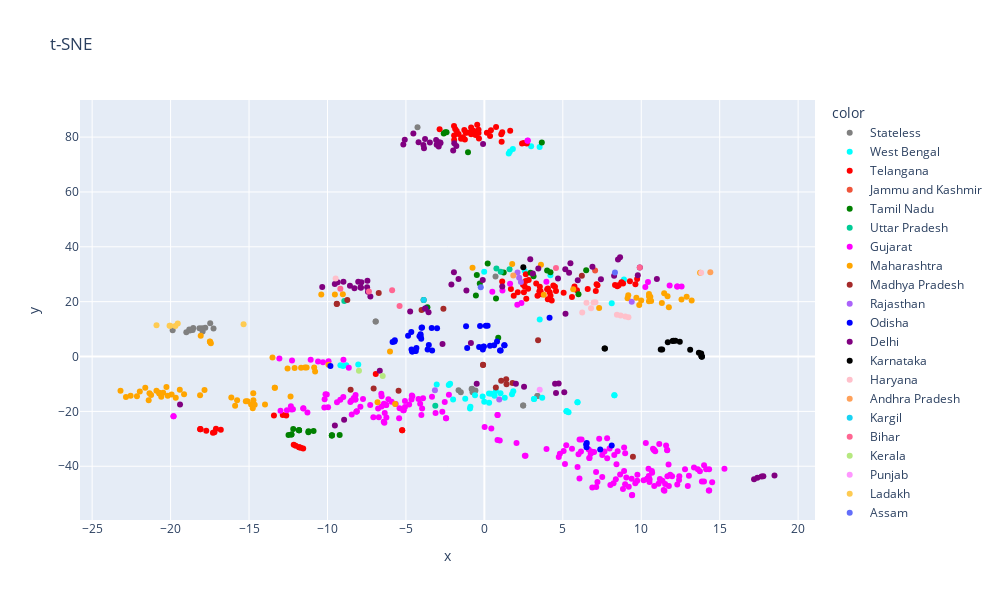

Notebook cell for this chart:
### Code cell
for_x = final_df.X.tolist()
for_y = final_df.Y.tolist()
for_states = final_df.State.tolist()
for_hover = final_df.StrainID.tolist()

fig = px.scatter(x=for_x, y=for_y, color=for_states, title="t-SNE", height=600, width=1000,
                color_discrete_map={
                "Stateless": "grey",
                "Tamil Nadu": "green",
                "Telangana": "red",
                "Maharashtra": "orange",
                "Gujarat": "magenta",
                "Delhi": "purple",
                "West Bengal": "aqua",
                "Haryana": "pink",
                "Odisha": "blue",
                "Madhya Pradesh": "brown",
                "Karnataka": "black"})

fig.show()

### Figure 1 — Plotly figure (JSON) as saved in the notebook; plotly's stock layout.template omitted (floating-point values rounded to 4 significant figures; data arrays with more than 128 entries replaced by an {"elided": "..."} marker saying what was removed)
{"data": [{"hovertemplate": "color=Stateless<br>x=%{x}<br>y=%{y}<extra></extra>", "legendgroup": "Stateless", "marker": {"color": "grey", "symbol": "circle"}, "mode": "markers", "name": "Stateless", "orientation": "v", "showlegend": true, "type": "scatter", "x": [-0.7861, -0.8124, -1.644, -0.6402, -0.7518, -0.5707, 3.382, -17.79, -17.26, -17.99, -17.47, -17.96, -18.16, -4.26, -18.81, -19.87, -18.59, -18.77, 0.7115, -18.56, -1.503, -19.0, 2.472, 2.477, 3.381, -6.926, -6.926], "xaxis": "x", "y": [-11.72, -11.87, -12.33, -12.98, -13.03, -12.35, -14.39, 10.51, 10.2, 10.29, 12.13, 9.162, 10.29, 83.54, 9.852, 9.617, 9.691, 9.469, 29.2, 10.4, -13.06, 8.887, -17.9, -17.9, -14.39, 12.76, 12.76], "yaxis": "y"}, {"hovertemplate": "color=West Bengal<br>x=%{x}<br>y=%{y}<extra></extra>", "legendgroup": "West Bengal", "marker": {"color": "aqua", "symbol": "circle"}, "mode": "markers", "name": "West Bengal", "orientation": "v", "showlegend": true, "type": "scatter", "x": [3.176, 3.687, -0.5964, -1.219, 3.157, 2.572, 3.523, 3.528, 0.4357, -1.993, -9.006, 1.76, 0.2953, -2.269, -9.175, 1.03, 1.844, 0.7347, 5.937, 8.897, -8.038, 1.298, 8.287, 0.6516, -0.007957, 5.238, 0.3052, -3.037, -2.184, -8.803, -0.1104, 5.366, 5.248, 5.935, 5.248, -0.9162, 8.291, -0.8894, 8.118, -0.0111, 1.554, 1.816, 1.628, 2.981, 4.21], "xaxis": "x", "y": [-15.44, -15.02, -14.14, -15.37, -15.5, 31.15, 76.35, 13.48, -13.54, -15.66, -3.411, -13.74, -13.49, -10.39, -3.169, -13.38, -12.65, -12.55, -16.7, 28.06, -2.892, -15.04, -14.09, -14.27, -16.52, -19.92, -16.87, -10.24, -9.954, -3.226, -14.57, -20.29, -19.96, -16.7, -19.96, -18.92, -14.09, -18.35, 19.45, 30.92, 74.04, 75.68, 74.79, 76.64, 29.66], "yaxis": "y"}, {"hovertemplate": "color=Telangana<br>x=%{x}<br>y=%{y}<extra></extra>", "legendgroup": "Telangana", "marker": {"color": "red", "symbol": "circle"}, "mode": "markers", "name": "Telangana", "orientation": "v", "showlegend": true, "type": "scatter", "x": [1.102, 2.517, -1.925, 2.703, -1.486, -1.243, -6.922, 1.138, -1.644, -0.3725, -0.456, -0.7012, -0.3461, -0.8434, -0.3739, -1.763, 0.7456, -1.933, 1.646, -1.183, -1.858, 9.628, 2.642, 5.743, 2.79, 3.536, 2.468, 2.825, -11.55, -11.81, -12.03, -11.81, -11.7, -13.41, -12.63, -12.85, -16.8, -17.11, -17.21, -17.3, -17.73, -18.12, -18.1, -18.09, 8.474, 8.562, -5.238, -5.238, 3.583, 2.519, 7.103, 8.328, 6.587, 3.506, 4.397, 8.745, 8.842, 2.131, 8.741, 2.572, 2.671, 2.4, 3.305, -0.8456, -1.277, 2.639, -1.111, 0.419, -0.8665, -2.853, -1.362, 1.078, -1.928, -0.5632, 0.3631, 0.1603, 4.216, 1.692, 4.566, 4.051, 4.046, 5.052, 4.294, 3.651, 7.152, 4.004, 7.211, 4.501, 9.736, 5.904, 4.165, 9.278, 3.386, 1.871, 5.584, 1.136, -12.15], "xaxis": "x", "y": [78.32, 77.88, 78.94, 77.7, 79.41, 79.1, -6.395, 81.73, 81.08, 82.72, 84.5, 82.32, 79.49, 83.51, 81.49, 82.2, 83.67, 84.06, 82.33, 81.61, 82.96, 26.36, 29.97, 25.51, 24.71, 25.41, 26.2, 27.91, -33.52, -33.07, -32.49, -33.07, -33.29, -21.55, -21.51, -21.28, -26.71, -26.37, -27.59, -27.82, -27.04, -26.48, -26.45, -26.47, 25.61, 25.97, -26.86, -26.86, 23.83, 23.41, 23.88, 26.11, 24.6, 23.78, 25.87, 26.93, 26.65, 23.42, 27.03, 25.5, 21.04, 77.63, 26.58, 81.06, 82.62, 27.52, 81.66, 82.48, 81.87, 82.9, 79.98, 80.99, 80.6, 80.79, 80.4, 81.59, 22.15, 24.62, 23.87, 24.8, 20.9, 23.21, 20.47, 22.74, 26.32, 24.55, 26.0, 25.47, 28.29, 24.17, 23.4, 27.48, 22.12, 22.13, 21.72, 27.36, -32.15], "yaxis": "y"}, {"hovertemplate": "color=Jammu and Kashmir<br>x=%{x}<br>y=%{y}<extra></extra>", "legendgroup": "Jammu and Kashmir", "marker": {"color": "#EF553B", "symbol": "circle"}, "mode": "markers", "name": "Jammu and Kashmir", "orientation": "v", "showlegend": true, "type": "scatter", "x": [7.058], "xaxis": "x", "y": [31.36], "yaxis": "y"}, {"hovertemplate": "color=Tamil Nadu<br>x=%{x}<br>y=%{y}<extra></extra>", "legendgroup": "Tamil Nadu", "marker": {"color": "green", "symbol": "circle"}, "mode": "markers", "name": "Tamil Nadu", "orientation": "v", "showlegend": true, "type": "scatter", "x": [6.49, 3.134, 4.213, 4.0, 1.234, 2.94, -3.871, 0.7424, 0.8847, -3.631, 0.2128, -0.4816, -0.5396, -2.41, -2.495, -2.59, 3.661, -1.043, -0.2922, -11.22, -11.81, -11.21, -11.81, -11.81, 6.0, -10.89, -12.3, -9.712, -9.722, -12.18, -9.722, -9.223, -12.48, -12.3], "xaxis": "x", "y": [31.41, 29.26, 30.75, 31.36, 30.6, 30.51, 20.63, 21.14, 6.837, 18.0, 33.87, 29.75, 22.26, 81.74, 81.73, 81.35, 78.05, 74.5, 26.62, -27.62, -26.85, -27.28, -26.85, -26.85, 22.72, -27.12, -28.41, -28.68, -28.77, -26.45, -28.77, -28.62, -28.57, -28.41], "yaxis": "y"}, {"hovertemplate": "color=Uttar Pradesh<br>x=%{x}<br>y=%{y}<extra></extra>", "legendgroup": "Uttar Pradesh", "marker": {"color": "#00cc96", "symbol": "circle"}, "mode": "markers", "name": "Uttar Pradesh", "orientation": "v", "showlegend": true, "type": "scatter", "x": [1.042, 0.7684, -3.128, 1.606, -8.927], "xaxis": "x", "y": [30.86, 32.09, -17.96, 31.81, 20.26], "yaxis": "y"}, {"hovertemplate": "color=Gujarat<br>x=%{x}<br>y=%{y}<extra></extra>", "legendgroup": "Gujarat", "marker": {"color": "magenta", "symbol": "circle"}, "mode": "markers", "name": "Gujarat", "orientation": "v", "showlegend": true, "type": "scatter", "x": {"elided": "201 float values"}, "xaxis": "x", "y": {"elided": "201 float values"}, "yaxis": "y"}, {"hovertemplate": "color=Maharashtra<br>x=%{x}<br>y=%{y}<extra></extra>", "legendgroup": "Maharashtra", "marker": {"color": "orange", "symbol": "circle"}, "mode": "markers", "name": "Maharashtra", "orientation": "v", "showlegend": true, "type": "scatter", "x": [-20.68, -20.47, -20.18, -13.35, -13.36, -22.85, -22.55, -20.6, -14.73, -6.015, -13.51, -12.1, -12.55, 10.49, 12.89, 9.689, 11.68, 11.31, 12.56, 10.58, 13.21, 11.76, -21.4, 10.63, 9.173, 7.316, -19.93, -17.84, -15.1, 11.46, -15.89, -23.19, -19.14, -18.12, -14.64, -19.67, 9.872, -14.72, -15.76, 13.75, -0.7544, 1.774, -9.528, -10.4, 3.608, -9.021, 3.789, 5.665, -5.686, -9.936, -6.81, -22.14, -20.9, -10.79, -10.85, -11.44, -11.33, 9.127, -20.72, 9.996, 10.49, -21.24, -21.35, -20.73, -17.49, -14.87, 10.49, -21.96, -13.98, -19.41, -20.27, -21.61, -17.43, -17.49, -12.35, -18.08, -15.21, -14.76, -11.68, -16.13], "xaxis": "x", "y": [-13.45, -13.18, -14.32, -11.34, -11.35, -14.74, -14.29, -14.66, -13.44, 1.803, -0.4009, -4.167, -4.373, 20.18, 21.79, 21.43, 21.96, 19.48, 20.78, 21.8, 20.46, 17.98, -15.9, 20.21, 22.3, 17.68, -13.83, -12.19, -16.27, 23.1, -17.97, -12.51, -13.73, -14.08, -17.62, -15.05, 18.75, -15.94, -15.94, 30.57, 32.36, 33.69, 22.62, 22.65, 33.47, 22.68, 22.52, 24.53, -17.32, -3.01, -16.68, -14.45, -12.46, -5.422, -4.028, -4.027, -4.037, 21.29, -13.46, 20.42, 21.92, -14.02, -13.38, -13.19, 5.431, -17.45, 22.83, -12.73, -17.5, -12.1, -11.16, -11.42, 4.883, 5.374, -14.6, 7.541, -16.3, -18.87, -4.062, -14.91], "yaxis": "y"}, {"hovertemplate": "color=Madhya Pradesh<br>x=%{x}<br>y=%{y}<extra></extra>", "legendgroup": "Madhya Pradesh", "marker": {"color": "brown", "symbol": "circle"}, "mode": "markers", "name": "Madhya Pradesh", "orientation": "v", "showlegend": true, "type": "scatter", "x": [3.424, -0.08358, -0.08308, -9.401, -7.057, -9.409, -6.734, -8.526, -2.61, -4.004, 0.7322, 1.412, -5.468, 9.47, 1.392, 1.796, 1.071, -8.735, 6.214], "xaxis": "x", "y": [5.946, -3.078, -2.988, 19.21, -11.67, 19.15, 23.18, -12.14, 17.42, 16.95, -11.34, -10.15, -12.48, -36.52, -8.265, -9.66, -8.809, 20.59, 29.43], "yaxis": "y"}, {"hovertemplate": "color=Rajasthan<br>x=%{x}<br>y=%{y}<extra></extra>", "legendgroup": "Rajasthan", "marker": {"color": "#ab63fa", "symbol": "circle"}, "mode": "markers", "name": "Rajasthan", "orientation": "v", "showlegend": true, "type": "scatter", "x": [2.218, -3.151, 2.33, 9.393, 0.9486, 2.113], "xaxis": "x", "y": [28.69, -12.3, 27.17, 20.0, -15.67, 30.62], "yaxis": "y"}, {"hovertemplate": "color=Odisha<br>x=%{x}<br>y=%{y}<extra></extra>", "legendgroup": "Odisha", "marker": {"color": "blue", "symbol": "circle"}, "mode": "markers", "name": "Odisha", "orientation": "v", "showlegend": true, "type": "scatter", "x": [-0.2735, 0.0919, -1.166, 0.206, -3.617, -4.864, -5.733, -3.329, -5.85, 0.9968, -0.335, -4.658, -0.09708, -3.541, -4.136, -4.332, -4.645, -4.026, -9.812, -4.599, 1.041, -4.599, -4.417, 4.156, -5.708, -4.368, -1.096, -3.015, -4.065, -4.062, 6.514, 1.267, 0.6206, 7.384, 6.528, 6.489, -3.973, 0.8063, 0.3603, 1.287, -4.005, -0.05387, -0.03167, -3.357, -3.756, 8.117], "xaxis": "x", "y": [11.1, 11.18, 11.0, 11.21, 2.604, 7.568, 5.47, 2.212, 5.29, 2.208, 3.453, 8.94, 2.515, 4.185, 7.374, 3.141, 2.584, 6.516, -3.432, 1.792, 2.161, 1.801, 2.008, 14.1, 5.959, 2.006, 3.068, 10.3, 8.157, 7.288, -33.06, 4.105, 4.093, -33.92, -31.56, -32.04, 10.55, 5.494, 3.924, 4.102, 10.45, 3.6, 3.676, 10.36, 17.48, -32.4], "yaxis": "y"}, {"hovertemplate": "color=Delhi<br>x=%{x}<br>y=%{y}<extra></extra>", "legendgroup": "Delhi", "marker": {"color": "purple", "symbol": "circle"}, "mode": "markers", "name": "Delhi", "orientation": "v", "showlegend": true, "type": "scatter", "x": [1.141, 5.172, -19.4, -8.94, -2.796, -2.101, -1.786, -3.04, -2.922, -3.475, -2.815, -1.919, -3.781, -0.08294, -1.986, -7.894, -4.526, -2.91, -3.884, -3.848, -7.864, 5.954, 8.649, 4.693, -5.074, -5.164, -3.074, -4.194, -7.473, 5.094, 4.567, -9.529, -2.668, 2.925, -0.8579, -4.729, -6.665, 5.486, 8.27, 8.518, 9.782, 3.092, 2.53, 2.01, -0.4884, 4.736, 4.507, 18.49, 17.67, 17.19, 17.4, 17.78, 3.438, -10.33, 6.888, 7.429, 9.91, -7.266, -0.1016, -1.647, 5.4, 5.159, -7.42, 11.0, -3.557, -1.941, -3.781, -1.145, -8.28, -7.838, -8.568, -9.349, -8.982, -8.04, -7.453, -9.534], "xaxis": "x", "y": [25.57, 15.59, -17.52, -23.08, 77.85, 26.28, 76.74, 77.16, 78.11, 78.05, 78.04, 77.79, 79.26, 77.48, 75.13, 25.22, 81.34, 76.61, 77.08, 75.94, 25.07, 27.76, 36.2, 28.44, 79.05, 77.26, 78.93, 78.15, 25.23, -13.06, -13.32, -25.15, 4.546, 35.46, 4.921, 16.38, -5.17, 34.0, 29.44, 35.38, 29.59, 30.28, -10.99, -9.887, -9.964, -9.815, -9.951, -43.36, -43.75, -44.72, -44.17, -43.66, 32.07, 25.33, 32.72, 28.13, 32.44, 21.93, 27.88, 28.22, 30.55, 31.82, 23.63, 28.24, 16.15, 30.76, 17.47, 24.05, 24.84, 27.03, 25.84, 27.08, 27.25, 27.29, 27.64, 26.45], "yaxis": "y"}, {"hovertemplate": "color=Karnataka<br>x=%{x}<br>y=%{y}<extra></extra>", "legendgroup": "Karnataka", "marker": {"color": "black", "symbol": "circle"}, "mode": "markers", "name": "Karnataka", "orientation": "v", "showlegend": true, "type": "scatter", "x": [11.69, 7.688, 11.33, 11.24, 12.18, 12.0, 7.663, 12.46, 12.05, 13.85, 13.84, 2.483, 13.82, 13.87, 13.85, 13.67, 13.12], "xaxis": "x", "y": [5.158, 2.933, 2.6, 2.559, 5.742, 5.702, 2.947, 5.4, 5.731, 0.08692, 0.1325, 32.59, 1.077, -0.0856, 0.01354, 1.332, 2.465], "yaxis": "y"}, {"hovertemplate": "color=Haryana<br>x=%{x}<br>y=%{y}<extra></extra>", "legendgroup": "Haryana", "marker": {"color": "pink", "symbol": "circle"}, "mode": "markers", "name": "Haryana", "orientation": "v", "showlegend": true, "type": "scatter", "x": [13.82, 6.8, 8.684, 8.983, 8.45, 7.08, -9.481, 9.183, 6.237, 6.509, 6.959], "xaxis": "x", "y": [30.58, 17.63, 14.96, 14.58, 15.22, 19.82, 28.42, 14.32, 16.08, 19.58, 19.72], "yaxis": "y"}, {"hovertemplate": "color=Andhra Pradesh<br>x=%{x}<br>y=%{y}<extra></extra>", "legendgroup": "Andhra Pradesh", "marker": {"color": "#FFA15A", "symbol": "circle"}, "mode": "markers", "name": "Andhra Pradesh", "orientation": "v", "showlegend": true, "type": "scatter", "x": [14.4, 1.845], "xaxis": "x", "y": [30.68, 29.49], "yaxis": "y"}, {"hovertemplate": "color=Kargil<br>x=%{x}<br>y=%{y}<extra></extra>", "legendgroup": "Kargil", "marker": {"color": "#19d3f3", "symbol": "circle"}, "mode": "markers", "name": "Kargil", "orientation": "v", "showlegend": true, "type": "scatter", "x": [-3.865], "xaxis": "x", "y": [20.65], "yaxis": "y"}, {"hovertemplate": "color=Bihar<br>x=%{x}<br>y=%{y}<extra></extra>", "legendgroup": "Bihar", "marker": {"color": "#FF6692", "symbol": "circle"}, "mode": "markers", "name": "Bihar", "orientation": "v", "showlegend": true, "type": "scatter", "x": [4.565, -5.406, -9.178, 9.907, -7.359, -5.88], "xaxis": "x", "y": [32.29, 18.4, 24.73, 32.43, 23.74, 24.12], "yaxis": "y"}, {"hovertemplate": "color=Kerala<br>x=%{x}<br>y=%{y}<extra></extra>", "legendgroup": "Kerala", "marker": {"color": "#B6E880", "symbol": "circle"}, "mode": "markers", "name": "Kerala", "orientation": "v", "showlegend": true, "type": "scatter", "x": [-6.481, -7.993], "xaxis": "x", "y": [-7.077, -5.213], "yaxis": "y"}, {"hovertemplate": "color=Punjab<br>x=%{x}<br>y=%{y}<extra></extra>", "legendgroup": "Punjab", "marker": {"color": "#FF97FF", "symbol": "circle"}, "mode": "markers", "name": "Punjab", "orientation": "v", "showlegend": true, "type": "scatter", "x": [3.528], "xaxis": "x", "y": [-12.16], "yaxis": "y"}, {"hovertemplate": "color=Ladakh<br>x=%{x}<br>y=%{y}<extra></extra>", "legendgroup": "Ladakh", "marker": {"color": "#FECB52", "symbol": "circle"}, "mode": "markers", "name": "Ladakh", "orientation": "v", "showlegend": true, "type": "scatter", "x": [-19.7, -20.9, -20.07, -19.54, -20.02, -15.35], "xaxis": "x", "y": [11.1, 11.41, 11.23, 12.04, 11.2, 11.8], "yaxis": "y"}, {"hovertemplate": "color=Assam<br>x=%{x}<br>y=%{y}<extra></extra>", "legendgroup": "Assam", "marker": {"color": "#636efa", "symbol": "circle"}, "mode": "markers", "name": "Assam", "orientation": "v", "showlegend": true, "type": "scatter", "x": [-0.2308, 8.325], "xaxis": "x", "y": [25.23, 30.68], "yaxis": "y"}], "layout": {"height": 600, "legend": {"title": {"text": "color"}, "tracegroupgap": 0}, "title": {"text": "t-SNE"}, "width": 1000, "xaxis": {"anchor": "y", "domain": [0, 1], "title": {"text": "x"}}, "yaxis": {"anchor": "x", "domain": [0, 1], "title": {"text": "y"}}}}
